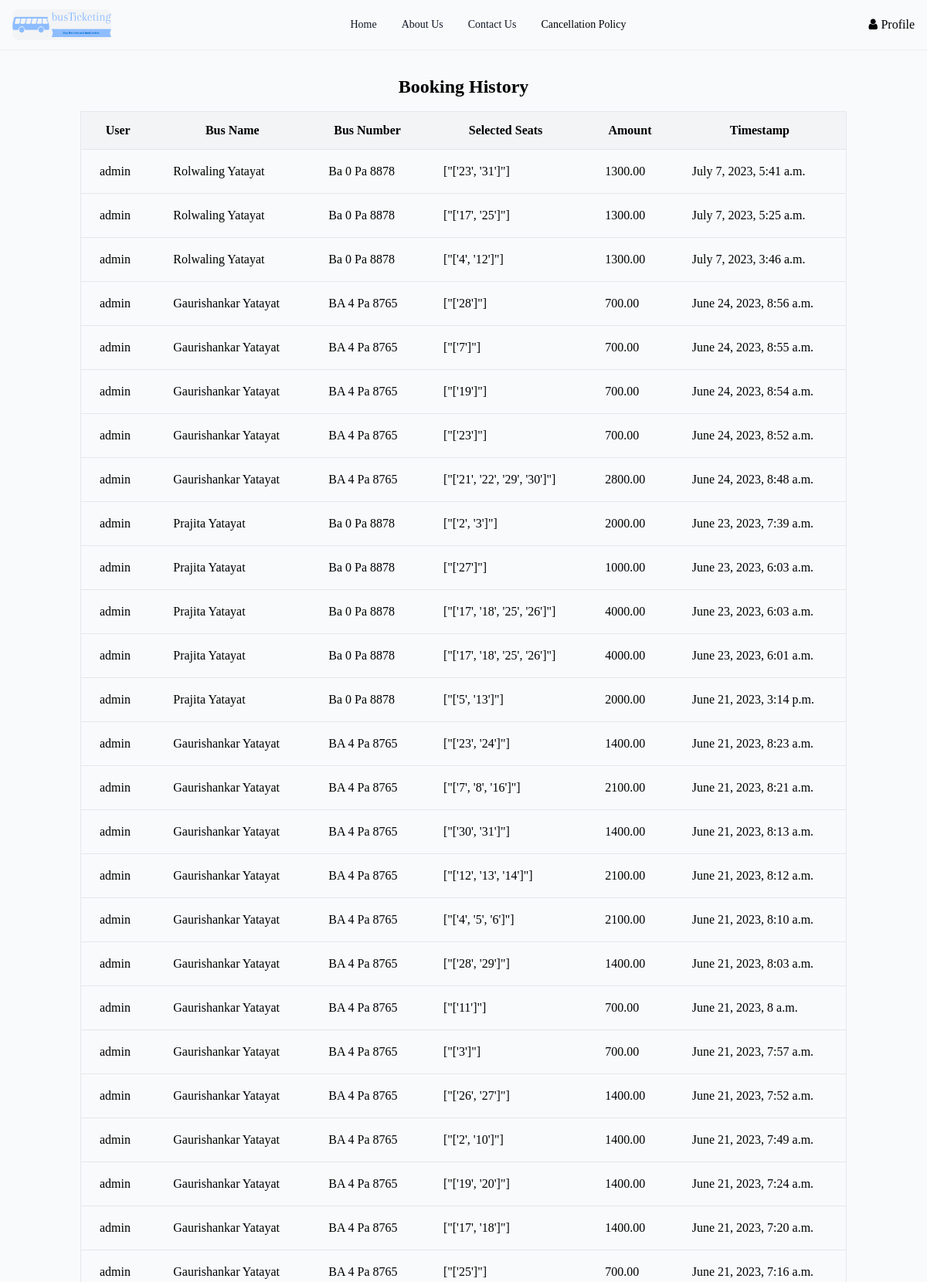
The app's page /booking_history/ (signed in, upper part) with its own data.
### payment/models.py (models this page shows, shortened)
class Payment(models.Model):
    user = models.CharField(max_length=255)
    bus = models.ForeignKey(Bus, on_delete=models.CASCADE)
    bus_name = models.CharField(max_length=255)
    bus_number = models.CharField(max_length=255)
    selected_seats = models.TextField()
    amount = models.DecimalField(max_digits=8, decimal_places=2)
    timestamp = models.DateTimeField(auto_now_add=True)

### payment/views.py (the view)
# urls.py: path('booking_history/', views.booking_history, name='booking_history'),
def booking_history(request):
    user = request.user
    payments = Payment.objects.filter(user=user).order_by('-timestamp')
    return render(request, 'booking_history.html', {'payments': payments})

### payment/templates/booking_history.html
{% extends 'base_nav.html' %}
{% block maincontent %}
<div class="container mx-auto px-4 py-8">
    <h1 class="flex justify-center text-2xl font-bold mb-4">Booking History</h1>
    <div class="max-w-screen-xl mx-auto">
        <table class="w-full border rounded">
            <thead>
                <tr class="bg-gray-100">
                    <th class="px-6 py-3 border-b">User</th>
                    <th class="px-6 py-3 border-b">Bus Name</th>
                    <th class="px-6 py-3 border-b">Bus Number</th>
                    <th class="px-6 py-3 border-b">Selected Seats</th>
                    <th class="px-6 py-3 border-b">Amount</th>
                    <th class="px-6 py-3 border-b">Timestamp</th>
                </tr>
            </thead>
            <tbody>
                {% for payment in payments %}
                <tr>
                    <td class="px-6 py-4 border-b">{{ payment.user }}</td>
                    <td class="px-6 py-4 border-b">{{ payment.bus_name }}</td>
                    <td class="px-6 py-4 border-b">{{ payment.bus_number }}</td>
                    <td class="px-6 py-4 border-b">{{ payment.selected_seats }}</td>
                    <td class="px-6 py-4 border-b">{{ payment.amount }}</td>
                    <td class="px-6 py-4 border-b">{{ payment.timestamp }}</td>
                </tr>
                {% endfor %}
            </tbody>
        </table>
    </div>
</div>
{% endblock maincontent %}

### records on screen
Payment: user "admin", bus_name "Rolwaling Yatayat", bus_number "Ba 0 Pa 8878", selected_seats "[\"['23', '31']\"]", amount "1300.00", timestamp "July 7, 2023, 5:41 a.m."
Payment: user "admin", bus_name "Rolwaling Yatayat", bus_number "Ba 0 Pa 8878", selected_seats "[\"['17', '25']\"]", amount "1300.00", timestamp "July 7, 2023, 5:25 a.m."
Payment: user "admin", bus_name "Rolwaling Yatayat", bus_number "Ba 0 Pa 8878", selected_seats "[\"['4', '12']\"]", amount "1300.00", timestamp "July 7, 2023, 3:46 a.m."
Payment: user "admin", bus_name "Gaurishankar Yatayat", bus_number "BA 4 Pa 8765", selected_seats "[\"['28']\"]", amount "700.00", timestamp "June 24, 2023, 8:56 a.m."
Payment: user "admin", bus_name "Gaurishankar Yatayat", bus_number "BA 4 Pa 8765", selected_seats "[\"['7']\"]", amount "700.00", timestamp "June 24, 2023, 8:55 a.m."
Payment: user "admin", bus_name "Gaurishankar Yatayat", bus_number "BA 4 Pa 8765", selected_seats "[\"['19']\"]", amount "700.00", timestamp "June 24, 2023, 8:54 a.m."
Payment: user "admin", bus_name "Gaurishankar Yatayat", bus_number "BA 4 Pa 8765", selected_seats "[\"['23']\"]", amount "700.00", timestamp "June 24, 2023, 8:52 a.m."
Payment: user "admin", bus_name "Gaurishankar Yatayat", bus_number "BA 4 Pa 8765", selected_seats "[\"['21', '22', '29', '30']\"]", amount "2800.00", timestamp "June 24, 2023, 8:48 a.m."
Payment: user "admin", bus_name "Prajita Yatayat", bus_number "Ba 0 Pa 8878", selected_seats "[\"['2', '3']\"]", amount "2000.00", timestamp "June 23, 2023, 7:39 a.m."
Payment: user "admin", bus_name "Prajita Yatayat", bus_number "Ba 0 Pa 8878", selected_seats "[\"['27']\"]", amount "1000.00", timestamp "June 23, 2023, 6:03 a.m."
Payment: user "admin", bus_name "Prajita Yatayat", bus_number "Ba 0 Pa 8878", selected_seats "[\"['17', '18', '25', '26']\"]", amount "4000.00", timestamp "June 23, 2023, 6:03 a.m."
Payment: user "admin", bus_name "Prajita Yatayat", bus_number "Ba 0 Pa 8878", selected_seats "[\"['17', '18', '25', '26']\"]", amount "4000.00", timestamp "June 23, 2023, 6:01 a.m."
Payment: user "admin", bus_name "Prajita Yatayat", bus_number "Ba 0 Pa 8878", selected_seats "[\"['5', '13']\"]", amount "2000.00", timestamp "June 21, 2023, 3:14 p.m."
Payment: user "admin", bus_name "Gaurishankar Yatayat", bus_number "BA 4 Pa 8765", selected_seats "[\"['23', '24']\"]", amount "1400.00", timestamp "June 21, 2023, 8:23 a.m."
Payment: user "admin", bus_name "Gaurishankar Yatayat", bus_number "BA 4 Pa 8765", selected_seats "[\"['7', '8', '16']\"]", amount "2100.00", timestamp "June 21, 2023, 8:21 a.m."
Payment: user "admin", bus_name "Gaurishankar Yatayat", bus_number "BA 4 Pa 8765", selected_seats "[\"['30', '31']\"]", amount "1400.00", timestamp "June 21, 2023, 8:13 a.m."
Payment: user "admin", bus_name "Gaurishankar Yatayat", bus_number "BA 4 Pa 8765", selected_seats "[\"['12', '13', '14']\"]", amount "2100.00", timestamp "June 21, 2023, 8:12 a.m."
Payment: user "admin", bus_name "Gaurishankar Yatayat", bus_number "BA 4 Pa 8765", selected_seats "[\"['4', '5', '6']\"]", amount "2100.00", timestamp "June 21, 2023, 8:10 a.m."
Payment: user "admin", bus_name "Gaurishankar Yatayat", bus_number "BA 4 Pa 8765", selected_seats "[\"['28', '29']\"]", amount "1400.00", timestamp "June 21, 2023, 8:03 a.m."
Payment: user "admin", bus_name "Gaurishankar Yatayat", bus_number "BA 4 Pa 8765", selected_seats "[\"['11']\"]", amount "700.00", timestamp "June 21, 2023, 8 a.m."
Payment: user "admin", bus_name "Gaurishankar Yatayat", bus_number "BA 4 Pa 8765", selected_seats "[\"['3']\"]", amount "700.00", timestamp "June 21, 2023, 7:57 a.m."
Payment: user "admin", bus_name "Gaurishankar Yatayat", bus_number "BA 4 Pa 8765", selected_seats "[\"['26', '27']\"]", amount "1400.00", timestamp "June 21, 2023, 7:52 a.m."
Payment: user "admin", bus_name "Gaurishankar Yatayat", bus_number "BA 4 Pa 8765", selected_seats "[\"['2', '10']\"]", amount "1400.00", timestamp "June 21, 2023, 7:49 a.m."
Payment: user "admin", bus_name "Gaurishankar Yatayat", bus_number "BA 4 Pa 8765", selected_seats "[\"['19', '20']\"]", amount "1400.00", timestamp "June 21, 2023, 7:24 a.m."
Payment: user "admin", bus_name "Gaurishankar Yatayat", bus_number "BA 4 Pa 8765", selected_seats "[\"['17', '18']\"]", amount "1400.00", timestamp "June 21, 2023, 7:20 a.m."
Payment: user "admin", bus_name "Gaurishankar Yatayat", bus_number "BA 4 Pa 8765", selected_seats "[\"['25']\"]", amount "700.00", timestamp "June 21, 2023, 7:16 a.m."
